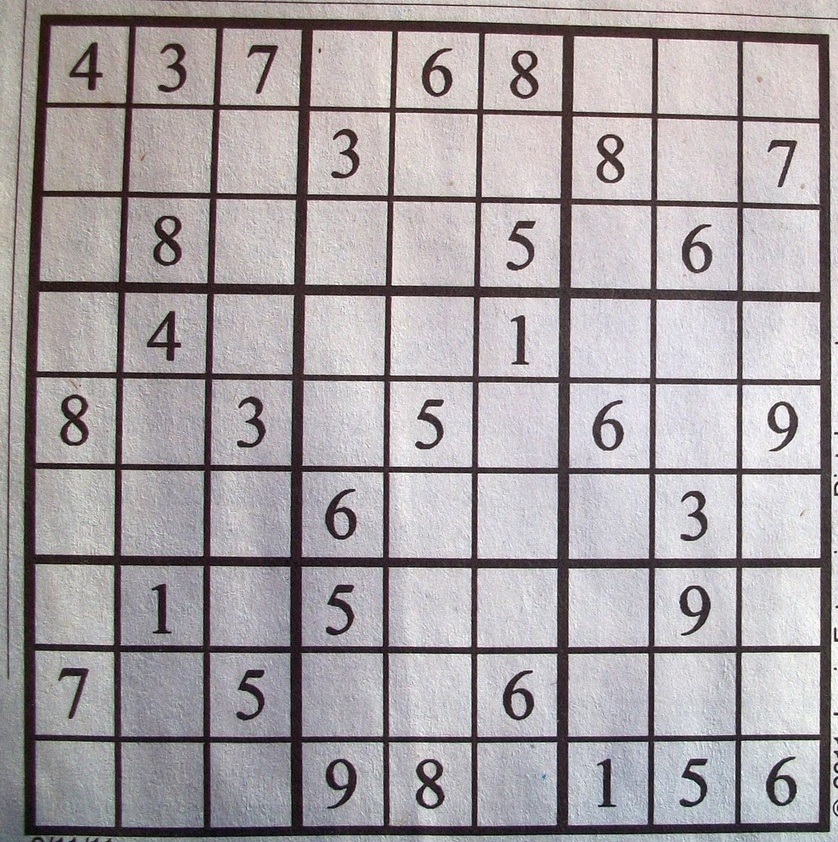
#> input picture sudoku_image.jpg, 838 x 842 px, shrunk from 988 x 992 before the run
$ python -i sudoku_image.py   (imports and definitions only)
#> lines starting #> are read from the running program, lines starting #| are printed output that depends on the picture; after the words box and inside, x2 and y2 are one past the last pixel; in counts of white or black regions, pixels touching at a corner belong together
#> further down, picture is the input picture: shape (842, 838, 3); mean B, G, R 163.4, 160.6, 166.5
from imutils.perspective import four_point_transform
from skimage.segmentation import clear_border
import numpy as np
import imutils
import cv2


def find_sudoku_grid(image):
    grayscale_image = cv2.cvtColor(image, cv2.COLOR_BGR2GRAY)
    blurred_image = cv2.GaussianBlur(grayscale_image, (7, 7), 3)
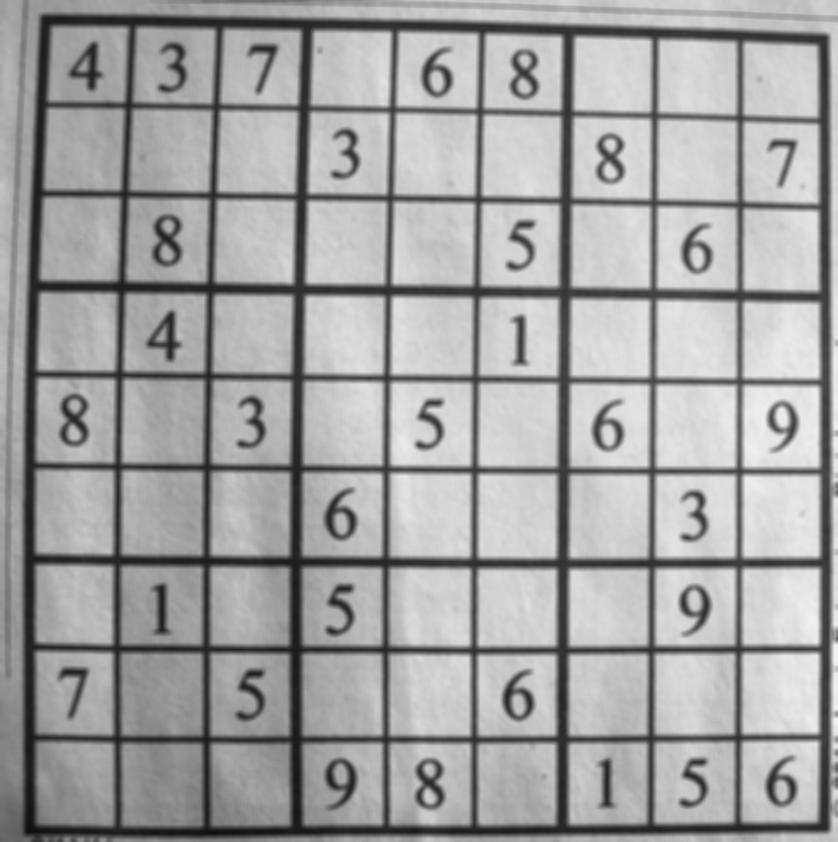
#> blurred_image: shape (842, 838); min 14, max 243, mean 162.7
    thresh = cv2.adaptiveThreshold(blurred_image, 255, cv2.ADAPTIVE_THRESH_GAUSSIAN_C, cv2.THRESH_BINARY, 11, 2)
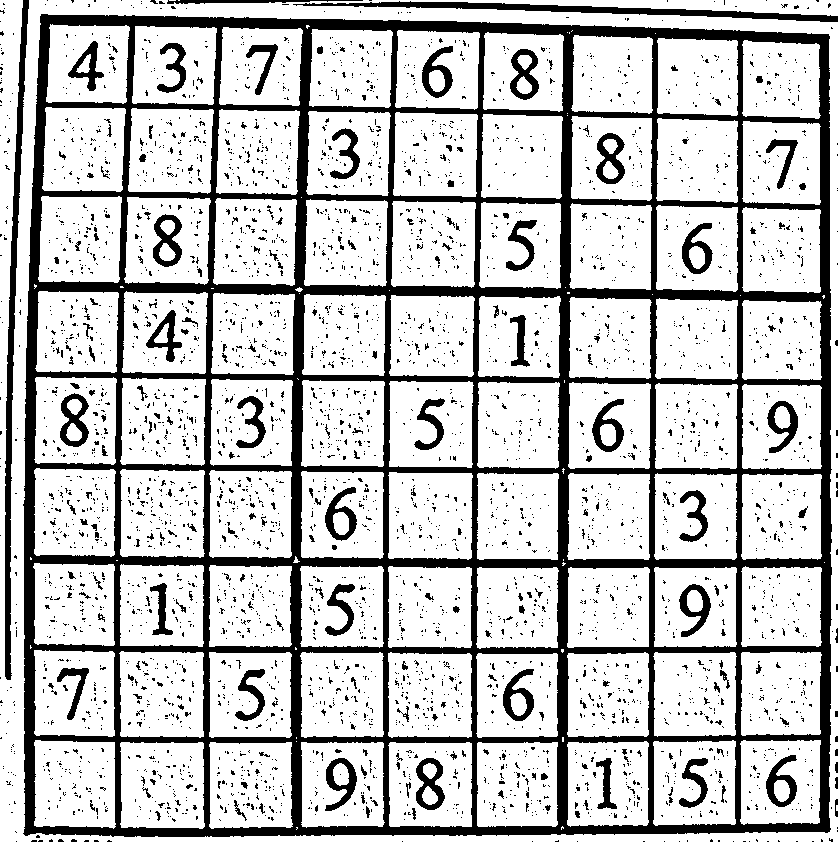
#> thresh: shape (842, 838); 77.1% white; 4150 black regions (3952 under 20 px), largest, box (x1, y1, x2, y2) and area: (23, 14, 832, 837) 114929, (5, 0, 29, 680) 4030, (293, 1, 838, 22) 3046
    thresh = cv2.bitwise_not(thresh)
#> thresh: shape (842, 838); 22.9% white; 4150 white regions (3952 under 20 px)

    contours = cv2.findContours(thresh.copy(), cv2.RETR_EXTERNAL, cv2.CHAIN_APPROX_SIMPLE)
#> contours = 189 contours, 184 with area under 20; largest, box (x1, y1, x2, y2) and area: (23, 14, 832, 837) 650284, (5, 0, 29, 680) 3346, (293, 1, 838, 22) 2498, (167, 0, 363, 4) 262, (835, 799, 838, 817) 20
    contours = imutils.grab_contours(contours)
    contours = sorted(contours, key=cv2.contourArea, reverse=True)

    grid_contours = None

    for c in contours:
        # approximate the contour
        perimeter = cv2.arcLength(c, True)
        approx = cv2.approxPolyDP(c, 0.02 * perimeter, True)
        if len(approx) == 4:
            grid_contours = approx
            break
#> this loop made 1 pass
#> (perimeter, grid_contours) on pass 1: (3355.2, [[41, 14], [23, 833], [829, 831], [828, 34]])

    if grid_contours is None:
        raise Exception("Could not find Sudoku puzzle grid.")

    top_down_grid = four_point_transform(image, grid_contours.reshape(4, 2))
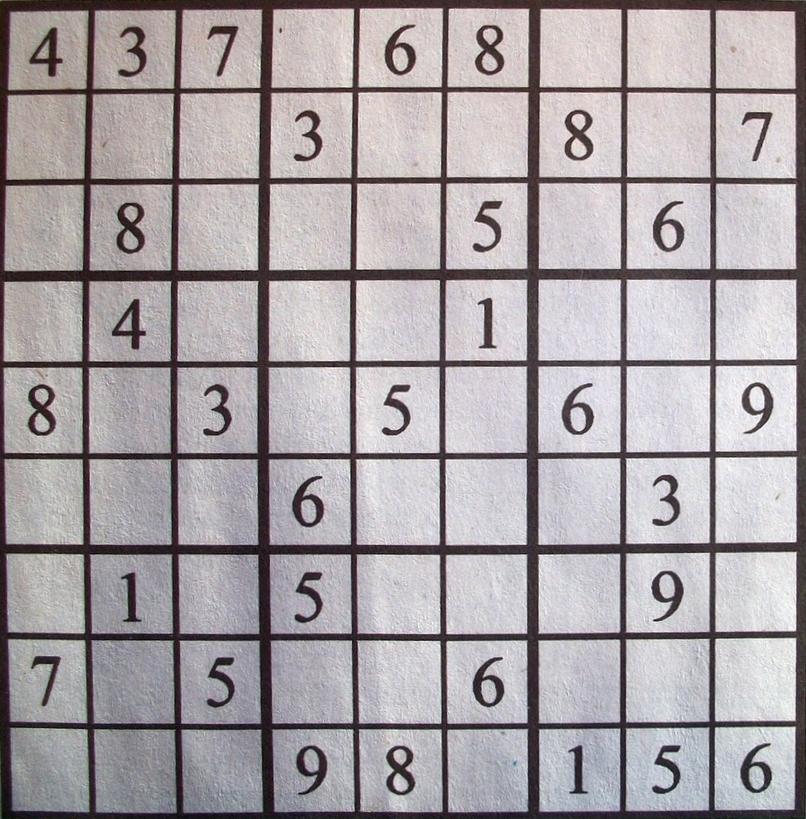
#> top_down_grid: shape (819, 806, 3); mean B, G, R 165.2, 161.8, 168
    warped_grid = four_point_transform(grayscale_image, grid_contours.reshape(4, 2))

    return top_down_grid, warped_grid


def detect_digits(cell):
    thresh = cv2.threshold(cell, 0, 255, cv2.THRESH_BINARY_INV | cv2.THRESH_OTSU)[1]
    thresh = clear_border(thresh)

    digit_contour = cv2.findContours(thresh.copy(), cv2.RETR_EXTERNAL, cv2.CHAIN_APPROX_SIMPLE)
    digit_contour = imutils.grab_contours(digit_contour)

    # empty cell
    if len(digit_contour) == 0:
        return None

    cnt = max(digit_contour, key=cv2.contourArea)
    mask = np.zeros(thresh.shape, dtype="uint8")
    cv2.drawContours(mask, [cnt], -1, 255, -1)

    h, w = thresh.shape
    filled_percent = cv2.countNonZero(mask) / float(w * h)

    if filled_percent < 0.03:
        return None

    digit = cv2.bitwise_and(thresh, thresh, mask=mask)

    return digit

>>> import cv2
>>> picture = cv2.imread('sudoku_image.jpg')
>>> result = find_sudoku_grid(picture)
